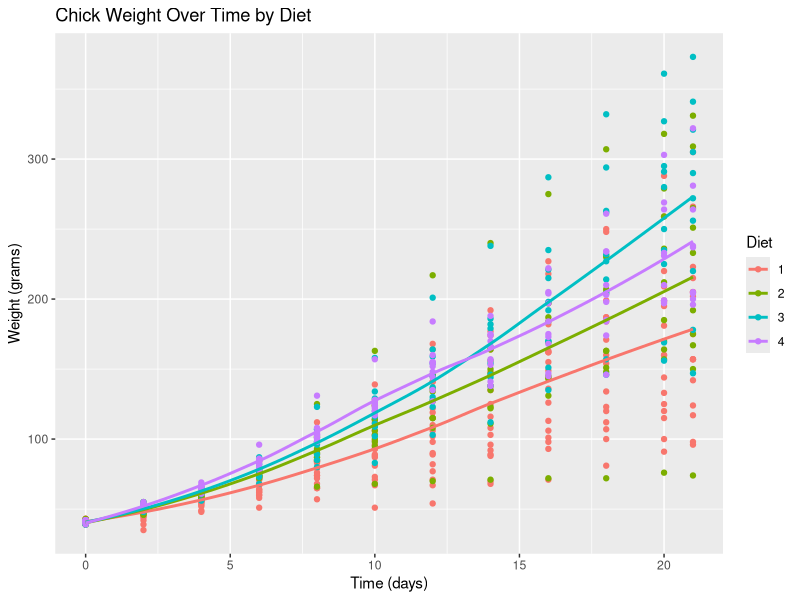

The R script that drew this image:
## ---- chunk 1
# Load dataset and package
library(tidyverse)
data(ChickWeight)
head(ChickWeight)
## ---- chunk 2
summary(ChickWeight$weight)
table(ChickWeight$Diet)
length(unique(ChickWeight$Chick))
## ---- chunk 3
ggplot(ChickWeight, aes(x = Time, y = weight, color = Diet)) +
  geom_point() +
  geom_smooth(method = "loess", se = FALSE) +
  labs(title = "Chick Weight Over Time by Diet",
       x = "Time (days)",
       y = "Weight (grams)",
       color = "Diet")
